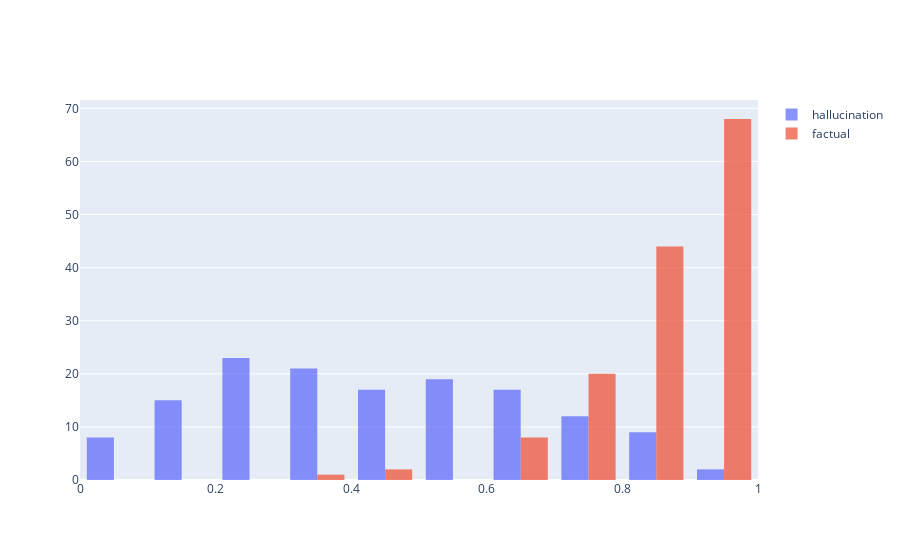

Notebook cell for this chart:
### Code cell
hallucination_aggs = [np.mean(l) for l in hallucination_scores]
factual_aggs = [np.mean(l) for l in factual_scores]

fig = go.Figure()
fig.add_trace(go.Histogram(x=hallucination_aggs, name='hallucination', opacity=0.75))
fig.add_trace(go.Histogram(x=factual_aggs, name='factual', opacity=0.75))

### Figure 1 — Plotly figure (JSON) as saved in the notebook; plotly's stock layout.template omitted (floating-point values rounded to 4 significant figures; data arrays with more than 128 entries replaced by an {"elided": "..."} marker saying what was removed)
{"data": [{"name": "hallucination", "opacity": 0.75, "type": "histogram", "x": {"elided": "143 float values"}}, {"name": "factual", "opacity": 0.75, "type": "histogram", "x": {"elided": "143 float values"}}], "layout": {"autosize": true, "xaxis": {"autorange": true, "range": [6.939e-17, 1.0], "type": "linear"}, "yaxis": {"autorange": true, "range": [0, 71.58]}}}
